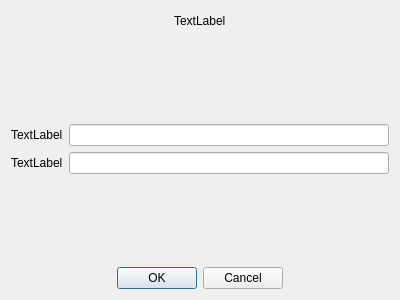
<?xml version="1.0" encoding="UTF-8"?>
<ui version="4.0">
 <class>Dialog</class>
 <widget class="QDialog" name="Dialog">
  <property name="geometry">
   <rect>
    <x>0</x>
    <y>0</y>
    <width>400</width>
    <height>300</height>
   </rect>
  </property>
  <property name="windowTitle">
   <string>Dialog</string>
  </property>
  <layout class="QGridLayout" name="gridLayout">
   <item row="0" column="0">
    <layout class="QVBoxLayout" name="verticalLayout_3">
     <item>
      <layout class="QHBoxLayout" name="horizontalLayout_2">
       <item>
        <spacer name="horizontalSpacer">
         <property name="orientation">
          <enum>Qt::Horizontal</enum>
         </property>
         <property name="sizeHint" stdset="0">
          <size>
           <width>40</width>
           <height>20</height>
          </size>
         </property>
        </spacer>
       </item>
       <item>
        <widget class="QLabel" name="label_name">
         <property name="text">
          <string>TextLabel</string>
         </property>
        </widget>
       </item>
       <item>
        <spacer name="horizontalSpacer_2">
         <property name="orientation">
          <enum>Qt::Horizontal</enum>
         </property>
         <property name="sizeHint" stdset="0">
          <size>
           <width>40</width>
           <height>20</height>
          </size>
         </property>
        </spacer>
       </item>
      </layout>
     </item>
     <item>
      <spacer name="verticalSpacer">
       <property name="orientation">
        <enum>Qt::Vertical</enum>
       </property>
       <property name="sizeHint" stdset="0">
        <size>
         <width>20</width>
         <height>18</height>
        </size>
       </property>
      </spacer>
     </item>
     <item>
      <layout class="QHBoxLayout" name="horizontalLayout">
       <item>
        <layout class="QVBoxLayout" name="verticalLayout_2">
         <item>
          <widget class="QLabel" name="label_1">
           <property name="text">
            <string>TextLabel</string>
           </property>
           <property name="buddy">
            <cstring>lineEdit_1</cstring>
           </property>
          </widget>
         </item>
         <item>
          <widget class="QLabel" name="label_2">
           <property name="text">
            <string>TextLabel</string>
           </property>
           <property name="buddy">
            <cstring>lineEdit_2</cstring>
           </property>
          </widget>
         </item>
        </layout>
       </item>
       <item>
        <layout class="QVBoxLayout" name="verticalLayout">
         <item>
          <widget class="QLineEdit" name="lineEdit_1"/>
         </item>
         <item>
          <widget class="QLineEdit" name="lineEdit_2"/>
         </item>
        </layout>
       </item>
      </layout>
     </item>
     <item>
      <spacer name="verticalSpacer_2">
       <property name="orientation">
        <enum>Qt::Vertical</enum>
       </property>
       <property name="sizeHint" stdset="0">
        <size>
         <width>20</width>
         <height>40</height>
        </size>
       </property>
      </spacer>
     </item>
     <item>
      <layout class="QHBoxLayout" name="horizontalLayout_3">
       <item>
        <spacer name="horizontalSpacer_3">
         <property name="orientation">
          <enum>Qt::Horizontal</enum>
         </property>
         <property name="sizeHint" stdset="0">
          <size>
           <width>40</width>
           <height>20</height>
          </size>
         </property>
        </spacer>
       </item>
       <item>
        <widget class="QDialogButtonBox" name="buttonBox">
         <property name="standardButtons">
          <set>QDialogButtonBox::Cancel|QDialogButtonBox::Ok</set>
         </property>
        </widget>
       </item>
       <item>
        <spacer name="horizontalSpacer_4">
         <property name="orientation">
          <enum>Qt::Horizontal</enum>
         </property>
         <property name="sizeHint" stdset="0">
          <size>
           <width>40</width>
           <height>20</height>
          </size>
         </property>
        </spacer>
       </item>
      </layout>
     </item>
    </layout>
   </item>
  </layout>
 </widget>
 <resources/>
 <connections>
  <connection>
   <sender>buttonBox</sender>
   <signal>rejected()</signal>
   <receiver>Dialog</receiver>
   <slot>close()</slot>
   <hints>
    <hint type="sourcelabel">
     <x>246</x>
     <y>278</y>
    </hint>
    <hint type="destinationlabel">
     <x>387</x>
     <y>274</y>
    </hint>
   </hints>
  </connection>
 </connections>
</ui>
